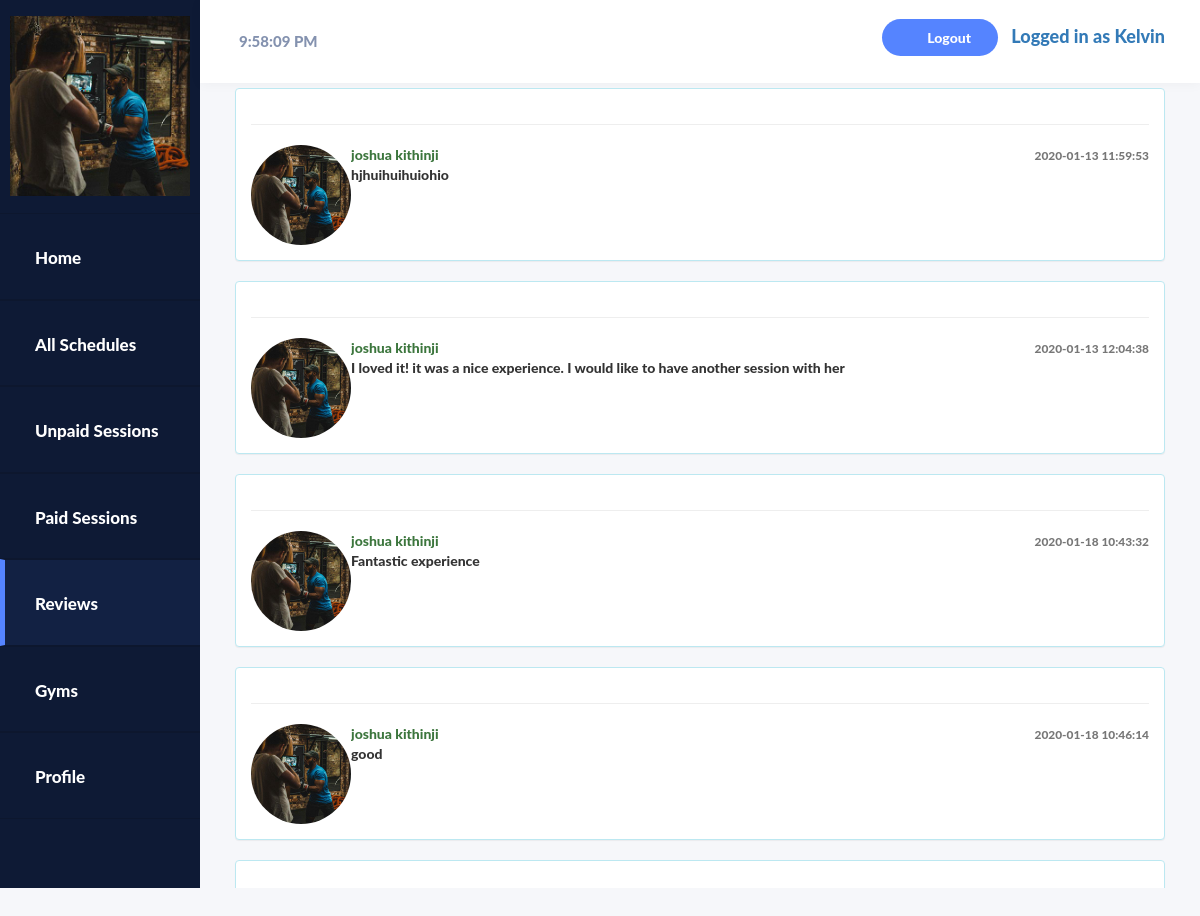
Screenshot of /trainer/reviews.php (signed in) with the database file from the repository.
### tables this page shows
CREATE TABLE `reviews` (
  `review_id` int(10) NOT NULL,
  `trainer_id` int(10) NOT NULL,
  `client_fname` varchar(30) NOT NULL,
  `client_lname` varchar(30) NOT NULL,
  `client_profilepic` varchar(30) NOT NULL,
  `review` text NOT NULL,
  `review_date` datetime NOT NULL
);

### trainer/reviews.php (the view, shortened to what this page needs)
<!DOCTYPE html>
<html>
<head>
	   <link rel="stylesheet" href="https://maxcdn.bootstrapcdn.com/bootstrap/3.4.1/css/bootstrap.min.css">
    <link rel="stylesheet" type="text/css" href="../css/style.css">
    <link rel="stylesheet" type="text/css" href="../DataTables/datatables.min.css"/>
</head>
<body class="home">
    <div class="container-fluid display-table">
        <div class="row display-table-row">
            <div class="col-md-2 col-sm-1 hidden-xs display-table-cell v-align box" id="navigation">
                <div class="logo">
                    <a hef="home.html"><?php echo "<img src='".$_SESSION['trainer_profilepic']."' alt='Trainer profilepic' class='hidden-xs hidden-sm'>"; ?>
                    </a>
                </div>
                <div class="navi">
                    <ul>
                        <li><a href="index.php"><i class="fa fa-home" aria-hidden="true"></i><span class="hidden-xs hidden-sm">Home</span></a></li>
                        <li><a href="all_schedules.php"><i class="fa fa-tasks" aria-hidden="true"></i><span class="hidden-xs hidden-sm">All Schedules</span></a></li>
                        <li><a href="booked.php"><i class="fa fa-bar-chart" aria-hidden="true"></i><span class="hidden-xs hidden-sm">Unpaid Sessions</span></a></li>
                        <li><a href="paid.php"><i class="fa fa-bar-chart" aria-hidden="true"></i><span class="hidden-xs hidden-sm">Paid Sessions</span></a></li>
                        <li class="active"><a href="reviews.php"><i class="fa fa-user" aria-hidden="true"></i><span class="hidden-xs hidden-sm">Reviews</span></a></li>
                        <li><a href="availablegyms.php"><i class="fa fa-calendar" aria-hidden="true"></i><span class="hidden-xs hidden-sm">Gyms</span></a></li>
                        <li><a href="profile.php"><i class="fa fa-cog" aria-hidden="true"></i><span class="hidden-xs hidden-sm">Profile</span></a></li>
                    </ul>
                </div>
            </div>
            <div class="col-md-10 col-sm-11 display-table-cell v-align">
                <div class="row">
                    <header>
                        <div class="col-md-7">
                            <div class="search hidden-xs hidden-sm">
                               <form name="Tick">
<input type="text" size="11" name="Clock">
</form>
                            </div>
                        </div>
                                                <div class="col-md-5">
                            <div class="header-rightside">
                                <ul class="list-inline header-top pull-right">
                                    <li class="hidden-xs"><a href="logout.php" class="add-project">Logout </a></li>
                                    <li><a href="#"><h4><span>Logged in as <?php echo $_SESSION['trainer_fname']; ?></span></h4></a></li>
                                </ul>
                            </div>
                        </div>
                    </header>
                </div>
                <div class="user-dashboard">
<div class="row bootstrap snippets">
    <?php
                include '../con.php';
                 $id = $_SESSION['trainer_id'];
                $sql = "SELECT `review_id`, `trainer_id`, `client_fname`, `client_lname`, `client_profilepic`, `review`, `review_date` FROM `reviews` WHERE trainer_id='$id'";
                $result = mysqli_query($con,$sql);
                while($row = mysqli_fetch_array($result))
{
    echo "<div class='col-md-12  col-sm-12'>";
    echo "<div class='comment-wrapper'>";
    echo "<div class='panel panel-info'>";
    echo "<div class='panel-body'>";
    echo "<hr>";
    echo "<ul class='media-list'>";
    echo "<a href='#' class='pull-left'>";
    echo "<img src='../".$row['client_profilepic']."' width='100px' height='100px' alt='' class='img-circle'>";
    echo "</a>";
    echo "<div class='media-body'>";
    echo "<span class='text-muted pull-right'>";
    echo "<small class='text-muted'>".$row['review_date']."</small>";
    echo "</span>";
    echo "<strong class='text-success'>".$row['client_fname']." ".$row['client_lname']."</strong>";
    echo "<p>
                                    ".$row['review']."
                                </p>";
 echo " </div>";
 echo "</ul>";
 echo "</div>";
  echo "</div>";
   echo "</div>";
    echo "</div>";
    }
                ?>
</div>
                </div>
            </div>
        </div>
    </div>
</body>
</html>

### css/style.css (style rules this page uses)
body { background-image: url(../image/bg_2.jpg); font-family: lato heavy; }
a:focus,a:hover,a { outline:none; text-decoration: none; }
li,ul { list-style: none; padding: 0; margin: 0; }
.home { background: #f6f7fa; }
#navigation { background: #0e1a35; height: 100%; }
#navigation { padding: 0; height: 100%; }
.display-table { display: table; padding: 0; height: 100%; width: 100%; }
.display-table-row { display: table-row; height: 100%; }
.display-table-cell { display: table-cell; float: none; height: 100%; }
.v-align { vertical-align: top; }
.logo img { max-width: 180px; padding: 16px 0 17px; width: 100%; }
.header-top { margin: 0; padding-top: 2px; }
.add-project { background: #5584ff none repeat scroll 0 0; border-radius: 100px; color: #ffffff; font-size: 14px; font-weight: 600; padding: 10px 27px 10px 45px; position: relative; }
.add-project::before { background: rgba(0, 0, 0, 0) url("../images/plus.png") no-repeat scroll 0 0; content: ""; ; height: 12px; left: 17px; position: absolute; top: 12px; width: 12px; }
.header-top li { display: inline-block; text-align: center; }
#navigation { -webkit-transition: all 0.5s ease; -moz-transition: all 0.5s ease; -o-transition: all 0.5s ease; transition: all 0.5s ease; }
.search input { border: none; font-size: 15px; padding: 15px 9px; width: 100%; background: rgba(0, 0, 0, 0) url("../images/search.png") no-repeat scroll 99% 12px; color: #8492af; }
header { background: #ffffff none repeat scroll 0 0; box-shadow: 0 1px 12px rgba(0, 0, 0, 0.04); display: inline-block !important; line-height: 23px; padding: 15px; transition: all 0.5s ease 0s; width: 100%; -webkit-transition: all 0.5s ease; -moz-transition: all 0.5s ease; -o-transition: all 0.5s ease; transition: all 0.5s ease; }
.logo { text-align: center; }
.navi a { border-bottom: 1px solid #0d172e; border-top: 1px solid #0d172e; color: #ffffff; display: block; font-size: 17px; font-weight: 500; padding: 28px 20px; text-decoration: none; }
.navi .active a { background: #122143; border-left: 5px solid #5584ff; padding-left: 15px; }
.hidden-xs { -webkit-transition: all 0.5s ease; -moz-transition: all 0.5s ease; -o-transition: all 0.5s ease; transition: all 0.5s ease; }
.user-dashboard { padding: 0 20px; overflow-y: scroll; height:800px; }

### rows the page displays
reviews: client_profilepic (picture), review_date "2020-01-13 11:59:53", client_fname "joshua", client_lname "kithinji", review "hjhuihuihuiohio"
reviews: client_profilepic (picture), review_date "2020-01-13 12:04:38", client_fname "joshua", client_lname "kithinji", review "I loved it! it was a nice experience. I would like to have another session with her"
reviews: client_profilepic (picture), review_date "2020-01-18 10:43:32", client_fname "joshua", client_lname "kithinji", review "Fantastic experience"
reviews: client_profilepic (picture), review_date "2020-01-18 10:46:14", client_fname "joshua", client_lname "kithinji", review "good"

### other values shown
$_SESSION['trainer_fname'] "Kelvin"
